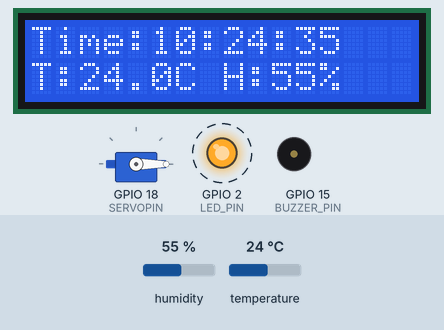
Simulated run of this sketch. Board: ESP32. Shown: servo, 16×2 character LCD, output pins drawn as LEDs (lit = HIGH), buzzer (waves = sounding, pin HIGH). Dashed ring = blinking. The inputs (shaded band) are chosen by the test bench; at power-on: temperature 24 °C, humidity 55 %. WiFi joins after 1.5 s; servers stay silent unless stated; uploads are accepted with an empty reply; the local clock reads 2024-03-15 10:24:30 at power-on unless the sketch sets it; what the sketch prints to the serial monitor is not drawn.

Above: at 7.06 s.
7.1 s: temperature set to 20 °C
At 9.96 s:
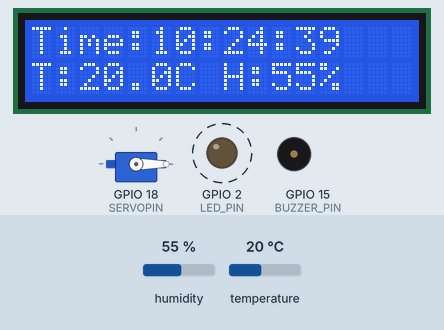
11.0 s: temperature set to 17 °C
At 16.7 s:
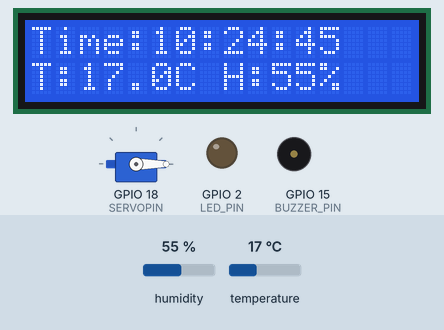
16.9 s: humidity set to 22 %
At 20.6 s:
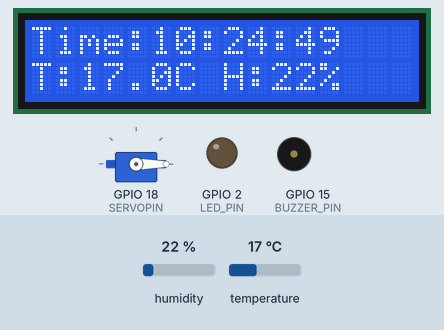
21.6 s: humidity set to 40 %
At 24.8 s:
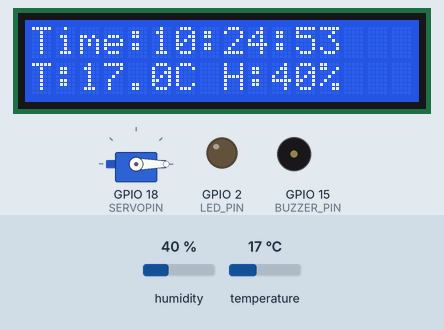
Timing chart, 0 to 26.6 s (numbered marks = the images above; inputs shaded):
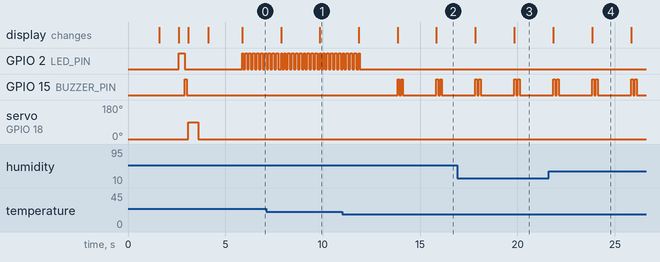

Measured:
- the behaviour switches between 19 and 18 °C on temperature (found by bisection; images 1 and 2)
- after the input at 11.0 s, GPIO 2 (LED_PIN): goes on until 11.9 s, then stays LOW
- by itself, GPIO 2 (LED_PIN): alternates HIGH for 0.10 s and LOW for 0.10 s

The sketch:

web.ino
```cpp
#include <WiFi.h>
#include <HTTPClient.h>
#include <DHT.h>
#include <ESP32Servo.h>
#include <LiquidCrystal_I2C.h>
#include "time.h"
#include <ArduinoJson.h> // WAJIB INSTALL LIBRARY INI

// ===== KONFIGURASI WIFI =====
#define WIFI_SSID "H"
#define WIFI_PASSWORD "11111111"

// ===== KONFIGURASI API (SERVER) =====
String baseUrl = "https://c228eccacc4f.ngrok-free.app";
String logEndpoint = baseUrl + "/api/feeder/log";
String scheduleEndpoint = baseUrl + "/api/feeder/schedule";

// ===== KONFIGURASI SENSOR =====
#define DHTPIN 4
#define DHTTYPE DHT11
DHT dht(DHTPIN, DHTTYPE);

// ===== KONFIGURASI SERVO =====
#define SERVOPIN 18
Servo servoMotor;

// ===== LED DAN BUZZER =====
#define LED_PIN 2
#define BUZZER_PIN 15

// ===== LCD I2C =====
LiquidCrystal_I2C lcd(0x27, 16, 2);

// ===== VARIABEL JADWAL =====
String daftarJadwal[20];
int jumlahJadwalAktif = 0;
String lastFedTime = "";

// ===== BATAS SUHU =====
float BATAS_ATAS = 32.0;
float BATAS_BAWAH = 18.0;

// ===== NTP TIME =====
const char* ntpServer = "id.pool.ntp.org";
const long gmtOffset_sec = 25200;
const int daylightOffset_sec = 0;

int statusServo = 0;

unsigned long prevSensorMillis = 0;
unsigned long prevUploadMillis = 0;
unsigned long prevScheduleMillis = 0;

// === LED BLINK VARIABLES ===
bool ledBlinkState = false;
unsigned long prevLedMillis = 0;
const long intervalLedBlink = 100; // blink tiap 0.5 detik

// Timer interval
const long intervalSensor = 2000;
const long intervalUpload = 15000;
const long intervalCekJadwal = 60000;

// --- FUNGSI BUNYIKAN BUZZER ---
void beep(int n = 1, int dur = 100) {
  for (int i = 0; i < n; i++) {
    digitalWrite(BUZZER_PIN, HIGH);
    delay(dur);
    digitalWrite(BUZZER_PIN, LOW);
    delay(80);
  }
}

// --- FUNGSI AMBIL JADWAL DARI SERVER ---
void syncJadwal() {
  if (WiFi.status() == WL_CONNECTED) {
    HTTPClient http;
    http.begin(scheduleEndpoint);
    int httpCode = http.GET();

    if (httpCode == 200) {
      String payload = http.getString();
      DynamicJsonDocument doc(1024);
      DeserializationError error = deserializeJson(doc, payload);

      if (!error) {
        JsonArray arrayJadwal = doc["schedules"];
        jumlahJadwalAktif = 0;

        Serial.println("=== UPDATE JADWAL ===");
        for (String jam : arrayJadwal) {
          if (jumlahJadwalAktif < 20) {
            daftarJadwal[jumlahJadwalAktif] = jam;
            Serial.println("Jadwal: " + jam);
            jumlahJadwalAktif++;
          }
        }
        Serial.printf("Total Jadwal: %d\n", jumlahJadwalAktif);
      }
    }
    http.end();
  }
}

// --- FUNGSI SYSTEM CHECK ---
void systemCheck() {
  lcd.clear();
  lcd.print("System Check...");

  digitalWrite(LED_PIN, HIGH); delay(300); digitalWrite(LED_PIN, LOW);
  beep(1, 100);

  lcd.setCursor(0, 1); lcd.print("Servo...");
  servoMotor.write(90); delay(500);
  servoMotor.write(0);  delay(500);

  lcd.clear();
  lcd.print("DAKM Ready!");
  delay(1500);
}

void setup() {
  Serial.begin(115200);
  dht.begin();
  servoMotor.attach(SERVOPIN);
  servoMotor.write(0);
  pinMode(LED_PIN, OUTPUT);
  pinMode(BUZZER_PIN, OUTPUT);

  lcd.init();
  lcd.backlight();
  lcd.print("Connecting WiFi");

  WiFi.begin(WIFI_SSID, WIFI_PASSWORD);
  while (WiFi.status() != WL_CONNECTED) {
    delay(500);
    Serial.print(".");
  }

  lcd.clear();
  lcd.print("WiFi Connected");
  delay(1000);

  configTime(gmtOffset_sec, daylightOffset_sec, ntpServer);

  systemCheck();
  syncJadwal();
}

void loop() {
  unsigned long currentMillis = millis();

  // CEK WAKTU
  struct tm timeInfo;
  if (!getLocalTime(&timeInfo)) return;

  char timeStrBuff[6];
  strftime(timeStrBuff, sizeof(timeStrBuff), "%H:%M", &timeInfo);
  String currentTimeStr = String(timeStrBuff);
  int currentSec = timeInfo.tm_sec;

  // SENSOR UPDATE LCD
  if (currentMillis - prevSensorMillis >= intervalSensor) {
    prevSensorMillis = currentMillis;

    float suhu = dht.readTemperature();
    float kelembaban = dht.readHumidity();

    if (!isnan(suhu) && !isnan(kelembaban)) {
      lcd.clear();
      lcd.setCursor(0, 0);
      lcd.printf("Time:%s:%02d", currentTimeStr.c_str(), currentSec);
      lcd.setCursor(0, 1);
      lcd.printf("T:%.1fC H:%.0f%%", suhu, kelembaban);

      if (suhu >= BATAS_ATAS || suhu <= BATAS_BAWAH) {
        beep(2);
      }
    }
  }

  // === LOGIKA LED INDIKATOR ===
  float suhuNow = dht.readTemperature();
  if (suhuNow >= BATAS_ATAS || suhuNow <= BATAS_BAWAH) {
    digitalWrite(LED_PIN, LOW);
  }
  else if (statusServo == 1) {
    digitalWrite(LED_PIN, HIGH);
  }
  else {
    if (currentMillis - prevLedMillis >= intervalLedBlink) {
      prevLedMillis = currentMillis;
      ledBlinkState = !ledBlinkState;
      digitalWrite(LED_PIN, ledBlinkState);
    }
  }

  // === CEK JADWAL ===
  bool matchFound = false;
  for (int i = 0; i < jumlahJadwalAktif; i++) {
    if (currentTimeStr == daftarJadwal[i]) {
      matchFound = true;
      break;
    }
  }

  if (matchFound && currentTimeStr != lastFedTime) {
    Serial.println("Feeding: " + currentTimeStr);

    lcd.clear();
    lcd.print("Feeding Time!");
    lcd.setCursor(0, 1);
    lcd.print(currentTimeStr);

    statusServo = 1;
    beep(3, 200);

    for (int a = 0; a < 5; a++) {
      servoMotor.write(90);
      delay(600);
      servoMotor.write(0);
      delay(400);
    }

    statusServo = 0;
    lastFedTime = currentTimeStr;
    prevUploadMillis = 0;
  }

  // === KIRIM DATA KE SERVER ===
  if (currentMillis - prevUploadMillis >= intervalUpload) {
    prevUploadMillis = currentMillis;
    if (WiFi.status() == WL_CONNECTED) {
      HTTPClient http;
      http.begin(logEndpoint);
      http.addHeader("Content-Type", "application/json");

      float t = dht.readTemperature();
      float h = dht.readHumidity();
      String statusStr = (statusServo == 1) ? "ON" : "OFF";

      String jsonPayload = "{\"temperature\":" + String(t, 1) +
                           ",\"humidity\":" + String(h, 1) +
                           ",\"servo_status\":\"" + statusStr + "\"}";

      int httpCode = http.POST(jsonPayload);
      if (httpCode > 0) {
        Serial.printf("Upload OK: %s\n", jsonPayload.c_str());
      }
      http.end();
    }
  }

  // === SYNC JADWAL ===
  if (currentMillis - prevScheduleMillis >= intervalCekJadwal) {
    prevScheduleMillis = currentMillis;
    syncJadwal();
  }
}
```
